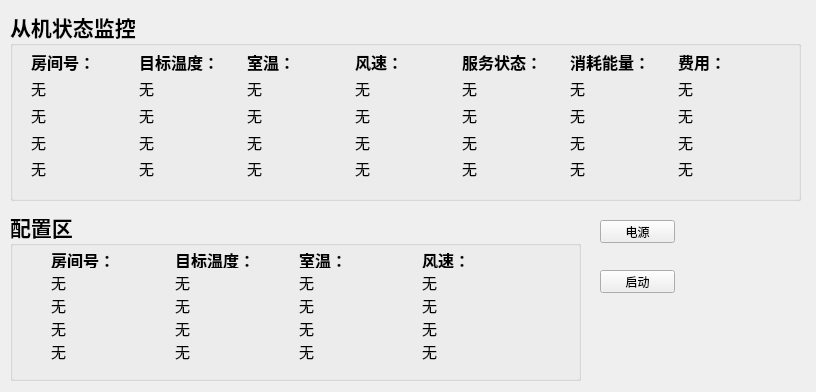
<?xml version="1.0" encoding="UTF-8"?>
<ui version="4.0">
 <class>Server</class>
 <widget class="QWidget" name="Server">
  <property name="geometry">
   <rect>
    <x>0</x>
    <y>0</y>
    <width>816</width>
    <height>392</height>
   </rect>
  </property>
  <property name="windowTitle">
   <string>Server</string>
  </property>
  <widget class="QGroupBox" name="clientStatusBox">
   <property name="geometry">
    <rect>
     <x>10</x>
     <y>10</y>
     <width>791</width>
     <height>191</height>
    </rect>
   </property>
   <property name="font">
    <font>
     <family>黑体</family>
     <pointsize>16</pointsize>
     <weight>75</weight>
     <bold>true</bold>
    </font>
   </property>
   <property name="title">
    <string>从机状态监控</string>
   </property>
   <widget class="QWidget" name="gridLayoutWidget">
    <property name="geometry">
     <rect>
      <x>10</x>
      <y>30</y>
      <width>771</width>
      <height>150</height>
     </rect>
    </property>
    <layout class="QGridLayout" name="gridLayout">
     <item row="2" column="5">
      <widget class="QLabel" name="Kwh1">
       <property name="font">
        <font>
         <family>宋体</family>
         <pointsize>11</pointsize>
         <weight>50</weight>
         <bold>false</bold>
        </font>
       </property>
       <property name="text">
        <string>无</string>
       </property>
      </widget>
     </item>
     <item row="1" column="5">
      <widget class="QLabel" name="KwhLabel">
       <property name="font">
        <font>
         <family>黑体</family>
         <pointsize>12</pointsize>
         <weight>75</weight>
         <bold>true</bold>
        </font>
       </property>
       <property name="text">
        <string>消耗能量：</string>
       </property>
      </widget>
     </item>
     <item row="3" column="0">
      <widget class="QLabel" name="roomNum2">
       <property name="font">
        <font>
         <family>宋体</family>
         <pointsize>11</pointsize>
         <weight>50</weight>
         <bold>false</bold>
        </font>
       </property>
       <property name="text">
        <string>无</string>
       </property>
      </widget>
     </item>
     <item row="3" column="1">
      <widget class="QLabel" name="targetTmp2">
       <property name="font">
        <font>
         <family>宋体</family>
         <pointsize>11</pointsize>
         <weight>50</weight>
         <bold>false</bold>
        </font>
       </property>
       <property name="text">
        <string>无</string>
       </property>
      </widget>
     </item>
     <item row="2" column="1">
      <widget class="QLabel" name="targetTmp1">
       <property name="font">
        <font>
         <family>宋体</family>
         <pointsize>11</pointsize>
         <weight>50</weight>
         <bold>false</bold>
        </font>
       </property>
       <property name="text">
        <string>无</string>
       </property>
      </widget>
     </item>
     <item row="5" column="1">
      <widget class="QLabel" name="targetTmp4">
       <property name="font">
        <font>
         <family>宋体</family>
         <pointsize>11</pointsize>
         <weight>50</weight>
         <bold>false</bold>
        </font>
       </property>
       <property name="text">
        <string>无</string>
       </property>
      </widget>
     </item>
     <item row="5" column="0">
      <widget class="QLabel" name="roomNum4">
       <property name="font">
        <font>
         <family>宋体</family>
         <pointsize>11</pointsize>
         <weight>50</weight>
         <bold>false</bold>
        </font>
       </property>
       <property name="text">
        <string>无</string>
       </property>
      </widget>
     </item>
     <item row="4" column="0">
      <widget class="QLabel" name="roomNum3">
       <property name="font">
        <font>
         <family>宋体</family>
         <pointsize>11</pointsize>
         <weight>50</weight>
         <bold>false</bold>
        </font>
       </property>
       <property name="text">
        <string>无</string>
       </property>
      </widget>
     </item>
     <item row="4" column="1">
      <widget class="QLabel" name="targetTmp3">
       <property name="font">
        <font>
         <family>宋体</family>
         <pointsize>11</pointsize>
         <weight>50</weight>
         <bold>false</bold>
        </font>
       </property>
       <property name="text">
        <string>无</string>
       </property>
      </widget>
     </item>
     <item row="2" column="3">
      <widget class="QLabel" name="speed1">
       <property name="font">
        <font>
         <family>宋体</family>
         <pointsize>11</pointsize>
         <weight>50</weight>
         <bold>false</bold>
        </font>
       </property>
       <property name="text">
        <string>无</string>
       </property>
      </widget>
     </item>
     <item row="2" column="2">
      <widget class="QLabel" name="roomTmp1">
       <property name="font">
        <font>
         <family>宋体</family>
         <pointsize>11</pointsize>
         <weight>50</weight>
         <bold>false</bold>
        </font>
       </property>
       <property name="text">
        <string>无</string>
       </property>
      </widget>
     </item>
     <item row="2" column="6">
      <widget class="QLabel" name="fee1">
       <property name="font">
        <font>
         <family>宋体</family>
         <pointsize>11</pointsize>
         <weight>50</weight>
         <bold>false</bold>
        </font>
       </property>
       <property name="text">
        <string>无</string>
       </property>
      </widget>
     </item>
     <item row="4" column="4">
      <widget class="QLabel" name="status3">
       <property name="font">
        <font>
         <family>宋体</family>
         <pointsize>11</pointsize>
         <weight>50</weight>
         <bold>false</bold>
        </font>
       </property>
       <property name="text">
        <string>无</string>
       </property>
      </widget>
     </item>
     <item row="5" column="4">
      <widget class="QLabel" name="status4">
       <property name="font">
        <font>
         <family>宋体</family>
         <pointsize>11</pointsize>
         <weight>50</weight>
         <bold>false</bold>
        </font>
       </property>
       <property name="text">
        <string>无</string>
       </property>
      </widget>
     </item>
     <item row="5" column="5">
      <widget class="QLabel" name="Kwh4">
       <property name="font">
        <font>
         <family>宋体</family>
         <pointsize>11</pointsize>
         <weight>50</weight>
         <bold>false</bold>
        </font>
       </property>
       <property name="text">
        <string>无</string>
       </property>
      </widget>
     </item>
     <item row="3" column="5">
      <widget class="QLabel" name="Kwh2">
       <property name="font">
        <font>
         <family>宋体</family>
         <pointsize>11</pointsize>
         <weight>50</weight>
         <bold>false</bold>
        </font>
       </property>
       <property name="text">
        <string>无</string>
       </property>
      </widget>
     </item>
     <item row="3" column="6">
      <widget class="QLabel" name="fee2">
       <property name="font">
        <font>
         <family>宋体</family>
         <pointsize>11</pointsize>
         <weight>50</weight>
         <bold>false</bold>
        </font>
       </property>
       <property name="text">
        <string>无</string>
       </property>
      </widget>
     </item>
     <item row="4" column="5">
      <widget class="QLabel" name="Kwh3">
       <property name="font">
        <font>
         <family>宋体</family>
         <pointsize>11</pointsize>
         <weight>50</weight>
         <bold>false</bold>
        </font>
       </property>
       <property name="text">
        <string>无</string>
       </property>
      </widget>
     </item>
     <item row="4" column="6">
      <widget class="QLabel" name="fee3">
       <property name="font">
        <font>
         <family>宋体</family>
         <pointsize>11</pointsize>
         <weight>50</weight>
         <bold>false</bold>
        </font>
       </property>
       <property name="text">
        <string>无</string>
       </property>
      </widget>
     </item>
     <item row="5" column="6">
      <widget class="QLabel" name="fee4">
       <property name="font">
        <font>
         <family>宋体</family>
         <pointsize>11</pointsize>
         <weight>50</weight>
         <bold>false</bold>
        </font>
       </property>
       <property name="text">
        <string>无</string>
       </property>
      </widget>
     </item>
     <item row="1" column="6">
      <widget class="QLabel" name="feeLabel">
       <property name="font">
        <font>
         <family>黑体</family>
         <pointsize>12</pointsize>
         <weight>75</weight>
         <bold>true</bold>
        </font>
       </property>
       <property name="text">
        <string>费用：</string>
       </property>
      </widget>
     </item>
     <item row="1" column="0">
      <widget class="QLabel" name="roomNumLabel">
       <property name="font">
        <font>
         <family>黑体</family>
         <pointsize>12</pointsize>
         <weight>75</weight>
         <bold>true</bold>
        </font>
       </property>
       <property name="text">
        <string>房间号：</string>
       </property>
      </widget>
     </item>
     <item row="1" column="2">
      <widget class="QLabel" name="roomTmpLabel">
       <property name="font">
        <font>
         <family>黑体</family>
         <pointsize>12</pointsize>
         <weight>75</weight>
         <bold>true</bold>
        </font>
       </property>
       <property name="text">
        <string>室温：</string>
       </property>
      </widget>
     </item>
     <item row="1" column="3">
      <widget class="QLabel" name="speedLabel">
       <property name="font">
        <font>
         <family>黑体</family>
         <pointsize>12</pointsize>
         <weight>75</weight>
         <bold>true</bold>
        </font>
       </property>
       <property name="text">
        <string>风速：</string>
       </property>
      </widget>
     </item>
     <item row="1" column="4">
      <widget class="QLabel" name="statusLabel">
       <property name="font">
        <font>
         <family>黑体</family>
         <pointsize>12</pointsize>
         <weight>75</weight>
         <bold>true</bold>
        </font>
       </property>
       <property name="text">
        <string>服务状态：</string>
       </property>
      </widget>
     </item>
     <item row="1" column="1">
      <widget class="QLabel" name="targetTmpLabel">
       <property name="font">
        <font>
         <family>黑体</family>
         <pointsize>12</pointsize>
         <weight>75</weight>
         <bold>true</bold>
        </font>
       </property>
       <property name="text">
        <string>目标温度：</string>
       </property>
      </widget>
     </item>
     <item row="4" column="2">
      <widget class="QLabel" name="roomTmp3">
       <property name="font">
        <font>
         <family>宋体</family>
         <pointsize>11</pointsize>
         <weight>50</weight>
         <bold>false</bold>
        </font>
       </property>
       <property name="text">
        <string>无</string>
       </property>
      </widget>
     </item>
     <item row="3" column="2">
      <widget class="QLabel" name="roomTmp2">
       <property name="font">
        <font>
         <family>宋体</family>
         <pointsize>11</pointsize>
         <weight>50</weight>
         <bold>false</bold>
        </font>
       </property>
       <property name="text">
        <string>无</string>
       </property>
      </widget>
     </item>
     <item row="5" column="2">
      <widget class="QLabel" name="roomTmp4">
       <property name="font">
        <font>
         <family>宋体</family>
         <pointsize>11</pointsize>
         <weight>50</weight>
         <bold>false</bold>
        </font>
       </property>
       <property name="text">
        <string>无</string>
       </property>
      </widget>
     </item>
     <item row="3" column="3">
      <widget class="QLabel" name="speed2">
       <property name="font">
        <font>
         <family>宋体</family>
         <pointsize>11</pointsize>
         <weight>50</weight>
         <bold>false</bold>
        </font>
       </property>
       <property name="text">
        <string>无</string>
       </property>
      </widget>
     </item>
     <item row="4" column="3">
      <widget class="QLabel" name="speed3">
       <property name="font">
        <font>
         <family>宋体</family>
         <pointsize>11</pointsize>
         <weight>50</weight>
         <bold>false</bold>
        </font>
       </property>
       <property name="text">
        <string>无</string>
       </property>
      </widget>
     </item>
     <item row="5" column="3">
      <widget class="QLabel" name="speed4">
       <property name="font">
        <font>
         <family>宋体</family>
         <pointsize>11</pointsize>
         <weight>50</weight>
         <bold>false</bold>
        </font>
       </property>
       <property name="text">
        <string>无</string>
       </property>
      </widget>
     </item>
     <item row="2" column="4">
      <widget class="QLabel" name="status1">
       <property name="font">
        <font>
         <family>宋体</family>
         <pointsize>11</pointsize>
         <weight>50</weight>
         <bold>false</bold>
        </font>
       </property>
       <property name="text">
        <string>无</string>
       </property>
      </widget>
     </item>
     <item row="3" column="4">
      <widget class="QLabel" name="status2">
       <property name="font">
        <font>
         <family>宋体</family>
         <pointsize>11</pointsize>
         <weight>50</weight>
         <bold>false</bold>
        </font>
       </property>
       <property name="text">
        <string>无</string>
       </property>
      </widget>
     </item>
     <item row="2" column="0">
      <widget class="QLabel" name="roomNum1">
       <property name="font">
        <font>
         <family>宋体</family>
         <pointsize>11</pointsize>
         <weight>50</weight>
         <bold>false</bold>
        </font>
       </property>
       <property name="text">
        <string>无</string>
       </property>
      </widget>
     </item>
    </layout>
   </widget>
  </widget>
  <widget class="QGroupBox" name="configureBox">
   <property name="geometry">
    <rect>
     <x>10</x>
     <y>210</y>
     <width>571</width>
     <height>171</height>
    </rect>
   </property>
   <property name="font">
    <font>
     <family>宋体</family>
     <pointsize>16</pointsize>
     <weight>75</weight>
     <bold>true</bold>
    </font>
   </property>
   <property name="title">
    <string>配置区</string>
   </property>
   <widget class="QWidget" name="gridLayoutWidget_2">
    <property name="geometry">
     <rect>
      <x>30</x>
      <y>30</y>
      <width>511</width>
      <height>131</height>
     </rect>
    </property>
    <layout class="QGridLayout" name="gridLayout_2">
     <item row="3" column="0">
      <widget class="QLabel" name="croomNum2">
       <property name="font">
        <font>
         <pointsize>11</pointsize>
         <weight>50</weight>
         <bold>false</bold>
        </font>
       </property>
       <property name="text">
        <string>无</string>
       </property>
      </widget>
     </item>
     <item row="5" column="1">
      <widget class="QLabel" name="ctargetTmp4">
       <property name="font">
        <font>
         <pointsize>11</pointsize>
         <weight>50</weight>
         <bold>false</bold>
        </font>
       </property>
       <property name="text">
        <string>无</string>
       </property>
      </widget>
     </item>
     <item row="3" column="1">
      <widget class="QLabel" name="ctargetTmp2">
       <property name="font">
        <font>
         <pointsize>11</pointsize>
         <weight>50</weight>
         <bold>false</bold>
        </font>
       </property>
       <property name="text">
        <string>无</string>
       </property>
      </widget>
     </item>
     <item row="2" column="0">
      <widget class="QLabel" name="croomNum1">
       <property name="font">
        <font>
         <pointsize>11</pointsize>
         <weight>50</weight>
         <bold>false</bold>
        </font>
       </property>
       <property name="text">
        <string>无</string>
       </property>
      </widget>
     </item>
     <item row="2" column="1">
      <widget class="QLabel" name="ctargetTmp1">
       <property name="font">
        <font>
         <pointsize>11</pointsize>
         <weight>50</weight>
         <bold>false</bold>
        </font>
       </property>
       <property name="text">
        <string>无</string>
       </property>
      </widget>
     </item>
     <item row="5" column="0">
      <widget class="QLabel" name="croomNum4">
       <property name="font">
        <font>
         <pointsize>11</pointsize>
         <weight>50</weight>
         <bold>false</bold>
        </font>
       </property>
       <property name="text">
        <string>无</string>
       </property>
      </widget>
     </item>
     <item row="4" column="1">
      <widget class="QLabel" name="ctargetTmp3">
       <property name="font">
        <font>
         <pointsize>11</pointsize>
         <weight>50</weight>
         <bold>false</bold>
        </font>
       </property>
       <property name="text">
        <string>无</string>
       </property>
      </widget>
     </item>
     <item row="2" column="3">
      <widget class="QLabel" name="cspeed1">
       <property name="font">
        <font>
         <pointsize>11</pointsize>
         <weight>50</weight>
         <bold>false</bold>
        </font>
       </property>
       <property name="text">
        <string>无</string>
       </property>
      </widget>
     </item>
     <item row="4" column="0">
      <widget class="QLabel" name="croomNum3">
       <property name="font">
        <font>
         <pointsize>11</pointsize>
         <weight>50</weight>
         <bold>false</bold>
        </font>
       </property>
       <property name="text">
        <string>无</string>
       </property>
      </widget>
     </item>
     <item row="2" column="2">
      <widget class="QLabel" name="croomTmp1">
       <property name="font">
        <font>
         <pointsize>11</pointsize>
         <weight>50</weight>
         <bold>false</bold>
        </font>
       </property>
       <property name="text">
        <string>无</string>
       </property>
      </widget>
     </item>
     <item row="1" column="0">
      <widget class="QLabel" name="croomNumLabel">
       <property name="font">
        <font>
         <family>黑体</family>
         <pointsize>12</pointsize>
         <weight>75</weight>
         <bold>true</bold>
        </font>
       </property>
       <property name="text">
        <string>房间号：</string>
       </property>
      </widget>
     </item>
     <item row="1" column="2">
      <widget class="QLabel" name="croomTmpLabel">
       <property name="font">
        <font>
         <family>黑体</family>
         <pointsize>12</pointsize>
         <weight>75</weight>
         <bold>true</bold>
        </font>
       </property>
       <property name="text">
        <string>室温：</string>
       </property>
      </widget>
     </item>
     <item row="3" column="2">
      <widget class="QLabel" name="croomTmp2">
       <property name="font">
        <font>
         <pointsize>11</pointsize>
         <weight>50</weight>
         <bold>false</bold>
        </font>
       </property>
       <property name="text">
        <string>无</string>
       </property>
      </widget>
     </item>
     <item row="1" column="3">
      <widget class="QLabel" name="cspeedLabel">
       <property name="font">
        <font>
         <family>黑体</family>
         <pointsize>12</pointsize>
         <weight>75</weight>
         <bold>true</bold>
        </font>
       </property>
       <property name="text">
        <string>风速：</string>
       </property>
      </widget>
     </item>
     <item row="4" column="2">
      <widget class="QLabel" name="croomTmp3">
       <property name="font">
        <font>
         <pointsize>11</pointsize>
         <weight>50</weight>
         <bold>false</bold>
        </font>
       </property>
       <property name="text">
        <string>无</string>
       </property>
      </widget>
     </item>
     <item row="3" column="3">
      <widget class="QLabel" name="cspeed2">
       <property name="font">
        <font>
         <pointsize>11</pointsize>
         <weight>50</weight>
         <bold>false</bold>
        </font>
       </property>
       <property name="text">
        <string>无</string>
       </property>
      </widget>
     </item>
     <item row="4" column="3">
      <widget class="QLabel" name="cspeed3">
       <property name="font">
        <font>
         <pointsize>11</pointsize>
         <weight>50</weight>
         <bold>false</bold>
        </font>
       </property>
       <property name="text">
        <string>无</string>
       </property>
      </widget>
     </item>
     <item row="5" column="3">
      <widget class="QLabel" name="cspeed4">
       <property name="font">
        <font>
         <pointsize>11</pointsize>
         <weight>50</weight>
         <bold>false</bold>
        </font>
       </property>
       <property name="text">
        <string>无</string>
       </property>
      </widget>
     </item>
     <item row="5" column="2">
      <widget class="QLabel" name="croomTmp4">
       <property name="font">
        <font>
         <pointsize>11</pointsize>
         <weight>50</weight>
         <bold>false</bold>
        </font>
       </property>
       <property name="text">
        <string>无</string>
       </property>
      </widget>
     </item>
     <item row="1" column="1">
      <widget class="QLabel" name="ctargetTmpLabel">
       <property name="font">
        <font>
         <family>黑体</family>
         <pointsize>12</pointsize>
         <weight>75</weight>
         <bold>true</bold>
        </font>
       </property>
       <property name="text">
        <string>目标温度：</string>
       </property>
      </widget>
     </item>
    </layout>
   </widget>
  </widget>
  <widget class="QPushButton" name="powerButton">
   <property name="geometry">
    <rect>
     <x>600</x>
     <y>220</y>
     <width>75</width>
     <height>23</height>
    </rect>
   </property>
   <property name="text">
    <string>电源</string>
   </property>
  </widget>
  <widget class="QPushButton" name="pushButton">
   <property name="geometry">
    <rect>
     <x>600</x>
     <y>270</y>
     <width>75</width>
     <height>23</height>
    </rect>
   </property>
   <property name="text">
    <string>启动</string>
   </property>
  </widget>
 </widget>
 <layoutdefault spacing="6" margin="11"/>
 <resources/>
 <connections/>
</ui>
